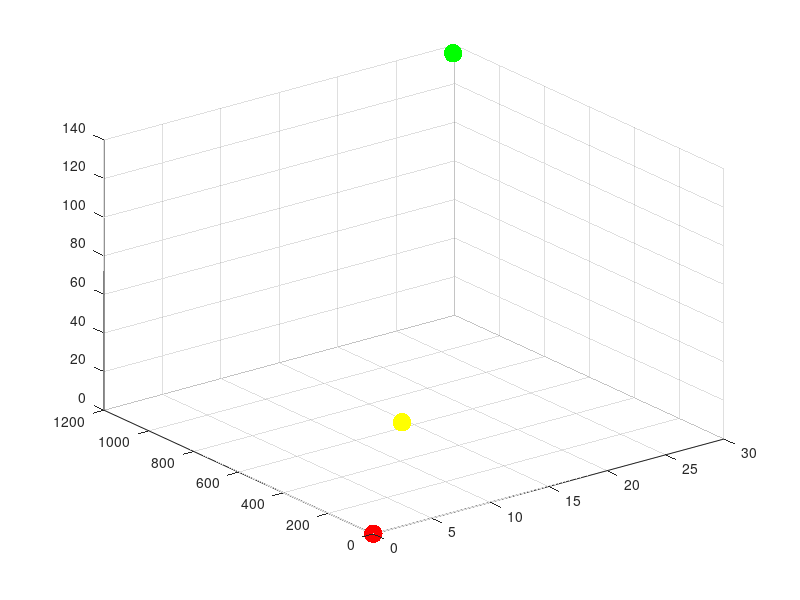

Here is the MATLAB script that generated this plot: (Note: this script raises an error after producing the figure.)
%%%Parameters and Equations take from Lv et al 2014 Paper
%%%Simulation in 3D of perturbed ODE for the mean field ODE satisfied by mRNA,
%proteins and dimers
dt = 0.01;
D = 3; %dimension of problem
epsilon = 20; %noise parameter
num_points = 1; %number of trajectories for each sim. starting point

%%%%These lines are for if a set size net is desired
%num_net = 50; %number of delta net points desired
%net = zeros(D,num_net);
net = [];

%rho = @(x,y) ellipse_dist3(x,y,1.0,80.0,4.0); %distance function for delta-net
rho = @(x,y) norm(x - y);
delta = 0.5; %spatial homogenization parameter, delta-net

scale = [1; 80; 4];

%xi - asympt. stable equilibria representing inactive switch
%xa - asympt. stable equilibria representing active switch
%xs - morse index one saddle
xi = [0.0402067142317042; 1.60826856926817; 0.000258652779089588];
xa = [29.3768600805981; 1175.07440322392; 138.079985311206];
xs = [10.5829; 423.3173; 17.9198];

scaled_xi = xi./scale;
scaled_xa = xa./scale;
scaled_xs = xs./scale;

figure;
hold on;
view(3); grid;

%%%Plot re-scaled saddle and equilibria
plot3(xi(1),xi(2),xi(3),'.','Color','r','MarkerSize',40);
plot3(xa(1),xa(2),xa(3),'.','Color','g','MarkerSize',40);
plot3(xs(1),xs(2),xs(3),'.','Color','y','MarkerSize',40);

%load in initial point sets for generating delta net
data = load('reduced_QPotLevelSets.mat');
reduced_patches = data.reduced_patches;
col = [winter(3);summer(3)];

for k = 1 : 6
    
    %read in path, plot
    my_field = strcat('v0_',num2str(k));
    v = reduced_patches.(my_field);
    my_field = strcat('f0_',num2str(k));
    f = reduced_patches.(my_field);
    %p = patch('Vertices',v,'Faces',f,'Facecolor',col(k,:),'Edgecolor',col(k,:));
    alpha(0.4);
    
    %scale patch, start simulating
    scaled_v = (v')./scale;
    num_v = size(scaled_v,2);
    
    %%%Adjust num of trajectories depending on the level set
    %require more exploration for patches 4 - 6, they're sparser patches
    if k <= 3
        num_points = 1;
    else
        %num_points = 5;
        num_points = 1;
    end
    
    for n = 1 : num_v
        x = scaled_v(:,n);
        
        %%%Compute SDE until time dt*num_steps
        N = 0;
        while N < num_points
            %Euler-Maruyama step
            dW = sqrt(dt)*randn(D,1); %Brownian random increment in R^D
            x = x + scaled_switchgrad(x)*dt + sqrt(epsilon)*dW;
            
            %Add point to net if delta away from net
            if far(x,net,delta,rho)
                N = N + 1; %update length of net
                net = [net x];
            end
        end
    end
    fprintf("level set %d finished \n",k);
end
%%

rescaled_net = net.*scale;
plot3(rescaled_net(1,:),rescaled_net(2,:),rescaled_net(3,:),'.');

params.dt = dt;
params.epsilon = epsilon;
params.delta = delta;
params.rho = rho;
params.num_net = N; %stored num_net is furthest step the loop got to

%save('gswitch_data','net','rescaled_net','params','colors');
save('temp_gswitch_data','net','rescaled_net','params','col');

function dX = scaled_switchgrad(x)
%%%Parameters
k0 = 1; %DNA activation
k1 = 0.0002; %rate of dimerization
gamma_1 = 2;  %rate of de-dimizeration
gamma_0 = 50; %DNA inactivation
gamma_m = 10; %mRNA decay
gamma_n = 1; %protein decay
a = 400;	%transcription
a0 = 0.4;
b = 40;		%translation

%x is a vector in R^3
mu = x(1);
nu = x(2);
kappa = x(3);

m = mu;
n = nu*80;
d = kappa*4;

%
dmu = (a0*gamma_0 + a*k0*d)/(gamma_0 + k0*d) - gamma_m*m;
dnu = b*m - gamma_n*n - 2*k1*n^2 + 2*gamma_1*d;
dkappa = k1*n^2 - gamma_1*d;
dX = [dmu;dnu/80;dkappa/4];

end


%function dX = switchgrad(x)
%%%%Parameters
%k0 = 1; %DNA activation
%k1 = 0.0002; %rate of dimerization
%gamma_1 = 2;  %rate of de-dimizeration
%gamma_0 = 50; %DNA inactivation
%gamma_m = 10; %mRNA decay
%gamma_n = 1; %protein decay
%a = 400;	%transcription
%a0 = 0.4;
%b = 40;		%translation
%
%
%%x is a vector in R^3
%m = x(1);
%n = x(2);
%d = x(3);
%
%%
%dm = (a0*gamma_0 + a*k0*d)/(gamma_0 + k0*d) - gamma_m*m;
%dn = b*m - gamma_n*n - 2*k1*n^2 + 2*gamma_1*d;
%dd = k1*n^2 - gamma_1*d;
%
%dX = [dm;dn;dd];
%
%end

function is_far = far(x,net,delta,rho)
%%%NOTE: if input x is part of net, this will return false
%determines if point 'x' is at least delta-far from set of points 'net'
%inputs: x is vector in R^D, net is D X N matrix, N vectors in net
%output: boolean, true if point is far from set

is_far = true;
N = size(net,2);
k = 1;

%Check is x is far away from net
while (is_far && k <= N)
    if rho(x,net(:,k)) < delta
        is_far = false; %break!
    else
        k = k+1;
    end
end

end

function dist = ellipse_dist3(x,y,a,b,c)
%returns distance between x,y on ellipse with axis lengths a,b,c

z = x-y;
dist = sqrt((z(1)/a)^2 + (z(2)/b)^2 + (z(3)/c)^2);

end
